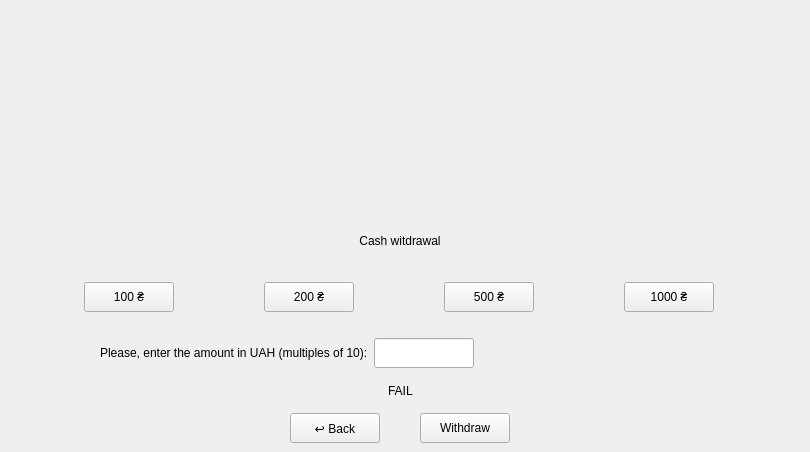
    <widget class="QWidget" name="withdrawScreen">
     <widget class="QWidget" name="verticalLayoutWidget_5">
      <property name="geometry">
       <rect>
        <x>0</x>
        <y>60</y>
        <width>801</width>
        <height>383</height>
       </rect>
      </property>
      <layout class="QVBoxLayout" name="verticalLayout_6">
       <item alignment="Qt::AlignmentFlag::AlignHCenter">
        <widget class="BankCardWidget" name="W_currentCardwd" native="true">
         <property name="minimumSize">
          <size>
           <width>275</width>
           <height>160</height>
          </size>
         </property>
         <property name="maximumSize">
          <size>
           <width>275</width>
           <height>160</height>
          </size>
         </property>
         <layout class="QVBoxLayout" name="currentCard_4"/>
        </widget>
       </item>
       <item>
        <layout class="QVBoxLayout" name="verticalLayout_8">
         <item alignment="Qt::AlignmentFlag::AlignHCenter">
          <widget class="QLabel" name="L_cashWithdrawal">
           <property name="minimumSize">
            <size>
             <width>150</width>
             <height>30</height>
            </size>
           </property>
           <property name="maximumSize">
            <size>
             <width>150</width>
             <height>30</height>
            </size>
           </property>
           <property name="text">
            <string>Cash witdrawal</string>
           </property>
           <property name="alignment">
            <set>Qt::AlignmentFlag::AlignCenter</set>
           </property>
          </widget>
         </item>
         <item>
          <layout class="QHBoxLayout" name="horizontalLayout_2">
           <property name="topMargin">
            <number>20</number>
           </property>
           <item>
            <widget class="QPushButton" name="B_100">
             <property name="minimumSize">
              <size>
               <width>90</width>
               <height>30</height>
              </size>
             </property>
             <property name="maximumSize">
              <size>
               <width>90</width>
               <height>30</height>
              </size>
             </property>
             <property name="text">
              <string>100 ₴</string>
             </property>
            </widget>
           </item>
           <item>
            <widget class="QPushButton" name="B_200">
             <property name="minimumSize">
              <size>
               <width>90</width>
               <height>30</height>
              </size>
             </property>
             <property name="maximumSize">
              <size>
               <width>90</width>
               <height>30</height>
              </size>
             </property>
             <property name="text">
              <string>200 ₴</string>
             </property>
            </widget>
           </item>
           <item>
            <widget class="QPushButton" name="B_500">
             <property name="minimumSize">
              <size>
               <width>90</width>
               <height>30</height>
              </size>
             </property>
             <property name="maximumSize">
              <size>
               <width>90</width>
               <height>30</height>
              </size>
             </property>
             <property name="text">
              <string>500 ₴</string>
             </property>
            </widget>
           </item>
           <item>
            <widget class="QPushButton" name="B_1000">
             <property name="minimumSize">
              <size>
               <width>90</width>
               <height>30</height>
              </size>
             </property>
             <property name="maximumSize">
              <size>
               <width>90</width>
               <height>30</height>
              </size>
             </property>
             <property name="text">
              <string>1000 ₴</string>
             </property>
            </widget>
           </item>
          </layout>
         </item>
         <item>
          <layout class="QFormLayout" name="formLayout_2">
           <property name="leftMargin">
            <number>100</number>
           </property>
           <property name="topMargin">
            <number>20</number>
           </property>
           <property name="rightMargin">
            <number>100</number>
           </property>
           <item row="0" column="0">
            <widget class="QLabel" name="L_enterTheAmount">
             <property name="minimumSize">
              <size>
               <width>0</width>
               <height>30</height>
              </size>
             </property>
             <property name="text">
              <string>Please, enter the amount in UAH (multiples of 10):</string>
             </property>
            </widget>
           </item>
           <item row="0" column="1">
            <widget class="QLineEdit" name="LE_enteredAmount">
             <property name="minimumSize">
              <size>
               <width>100</width>
               <height>30</height>
              </size>
             </property>
             <property name="maximumSize">
              <size>
               <width>100</width>
               <height>30</height>
              </size>
             </property>
            </widget>
           </item>
          </layout>
         </item>
         <item alignment="Qt::AlignmentFlag::AlignHCenter">
          <widget class="QLabel" name="L_failWithdrawal">
           <property name="text">
            <string>FAIL</string>
           </property>
          </widget>
         </item>
         <item>
          <layout class="QHBoxLayout" name="horizontalLayout_3">
           <property name="spacing">
            <number>0</number>
           </property>
           <property name="leftMargin">
            <number>250</number>
           </property>
           <property name="rightMargin">
            <number>250</number>
           </property>
           <item>
            <widget class="QPushButton" name="B_cancelWithdraw">
             <property name="minimumSize">
              <size>
               <width>90</width>
               <height>30</height>
              </size>
             </property>
             <property name="maximumSize">
              <size>
               <width>90</width>
               <height>30</height>
              </size>
             </property>
             <property name="text">
              <string>↩ Back</string>
             </property>
             <property name="checkable">
              <bool>false</bool>
             </property>
            </widget>
           </item>
           <item>
            <widget class="QPushButton" name="B_enterWithdraw">
             <property name="minimumSize">
              <size>
               <width>90</width>
               <height>30</height>
              </size>
             </property>
             <property name="maximumSize">
              <size>
               <width>90</width>
               <height>30</height>
              </size>
             </property>
             <property name="text">
              <string>Withdraw</string>
             </property>
            </widget>
           </item>
          </layout>
         </item>
        </layout>
       </item>
      </layout>
     </widget>
    </widget>
